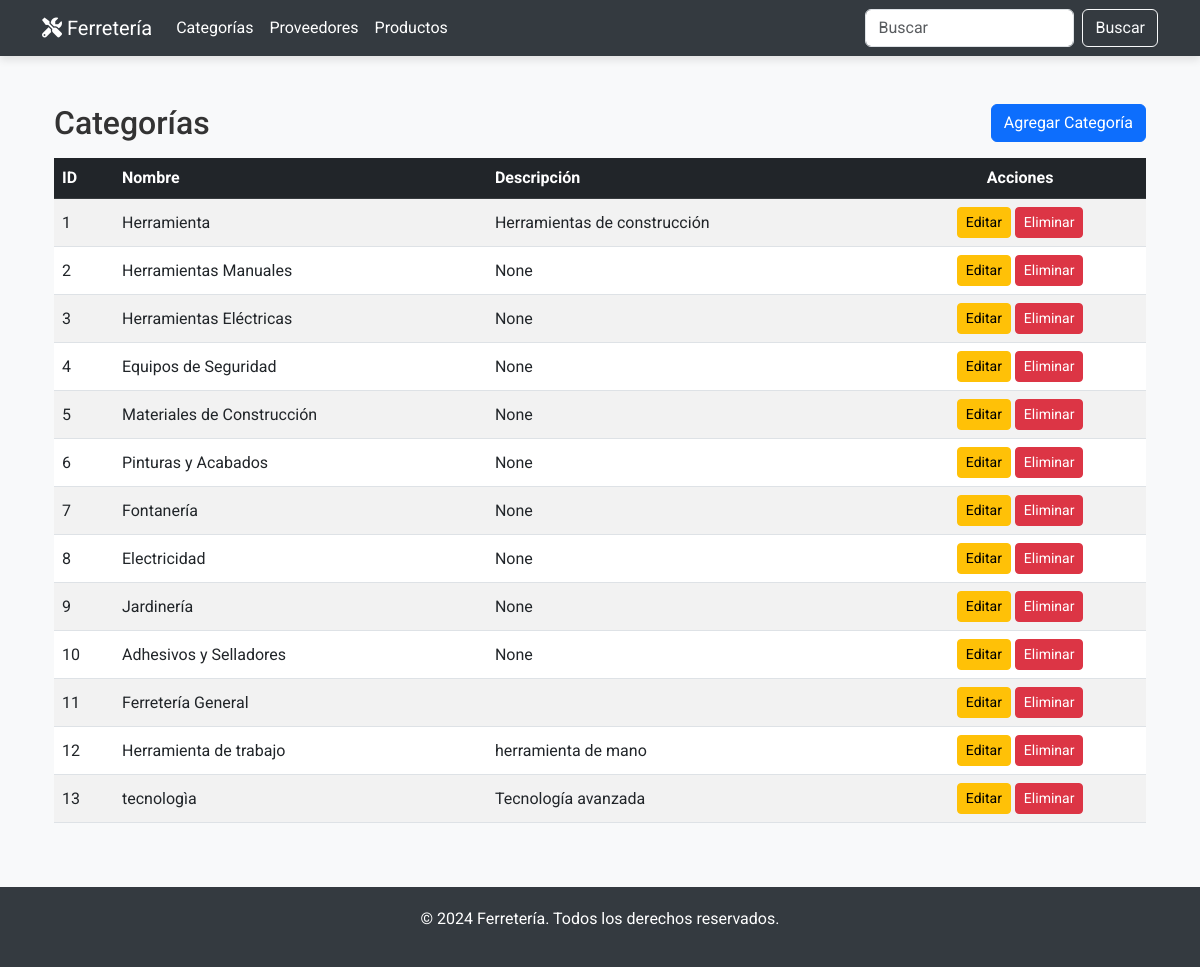
Before: /categorias/ with the older database file.
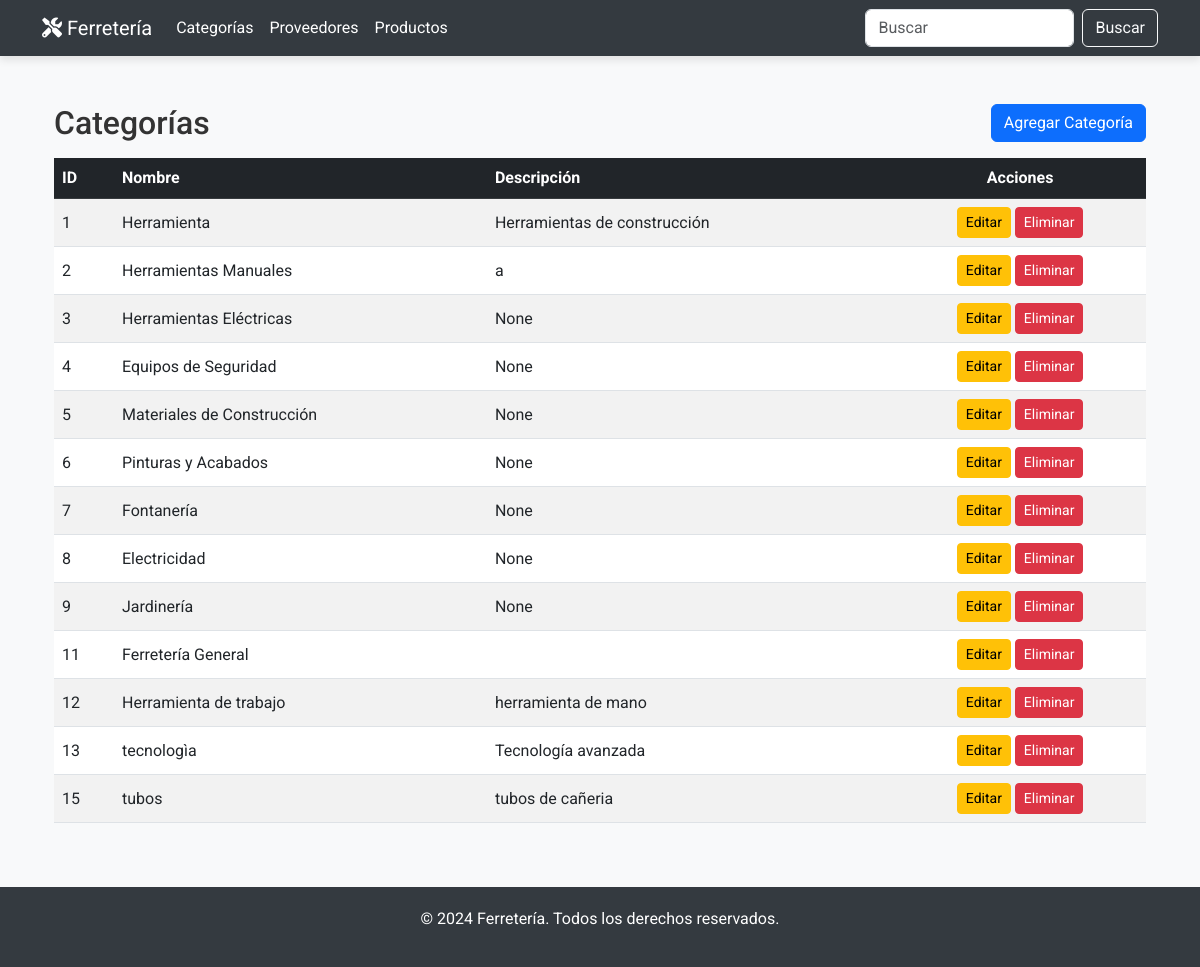
After: the same page with the newer database file.
### miAplicacion/models.py (models this page shows, shortened)
class Categoria(models.Model):
    nombre = models.CharField(max_length=50, unique=True)
    descripcion = models.TextField(blank=True, null=True)

### miAplicacion/views.py (the view)
# urls.py: path('categorias/', views.categoria_list, name='categoria_list'),
def categoria_list(request):
    categorias = Categoria.objects.all()
    return render(request, 'categorias/categoria_list.html', {'categorias': categorias})

### miAplicacion/templates/categorias/categoria_list.html
{% extends 'base.html' %}
{% block content %}
<div class="container my-5">
    <div class="d-flex justify-content-between align-items-center mb-3">
        <h2 class="mb-0">Categorías</h2>
        <a href="{% url 'categoria_create' %}" class="btn btn-primary">Agregar Categoría</a>
    </div>
    <div class="table-responsive">
        <table class="table table-striped table-hover align-middle">
            <thead class="table-dark">
                <tr>
                    <th>ID</th>
                    <th>Nombre</th>
                    <th>Descripción</th>
                    <th class="text-center">Acciones</th>
                </tr>
            </thead>
            <tbody>
                {% for categoria in categorias %}
                <tr>
                    <td>{{ categoria.id }}</td>
                    <td>{{ categoria.nombre }}</td>
                    <td>{{ categoria.descripcion }}</td>
                    <td class="text-center">
                        <a href="{% url 'categoria_update' categoria.id %}" class="btn btn-warning btn-sm">Editar</a>
                        <a href="{% url 'categoria_delete' categoria.id %}" class="btn btn-danger btn-sm">Eliminar</a>
                    </td>
                </tr>
                {% endfor %}
            </tbody>
        </table>
    </div>
</div>
{% endblock %}

Changed rows visible on the page:
removed Categoria: id "10", nombre "Adhesivos y Selladores", descripcion "None"
changed Categoria "Herramientas Manuales": descripcion "None" → "a"
added Categoria: id "15", nombre "tubos", descripcion "tubos de cañeria"
